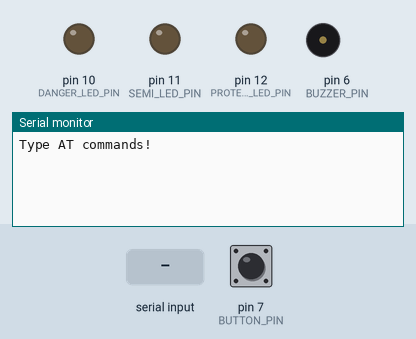
The sketch below on a simulated Arduino Uno, built with avr-gcc and run on an emulated ATmega328P. Shown: output pins drawn as LEDs (lit = HIGH), buzzer (waves = sounding, pin HIGH), the last lines printed to the serial monitor. The inputs (shaded band) are chosen by the test bench; at power-on: pin 7 (BUTTON_PIN) LOW. The board resets itself during the run and starts again.

Above: at 1.2 s.
1.3 s: "OK" received over Serial
At 1.4 s:
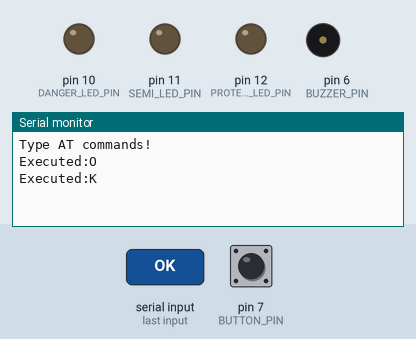
2.8 s: "OK" received over the second serial link
4.6 s: pin 7 (BUTTON_PIN) pulled HIGH for 3.2 s
At 6.7 s:
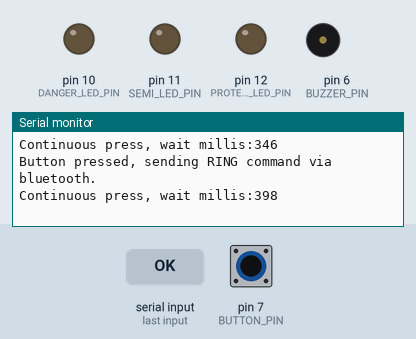
9.3 s: "RING" received over Serial
At 10.0 s:
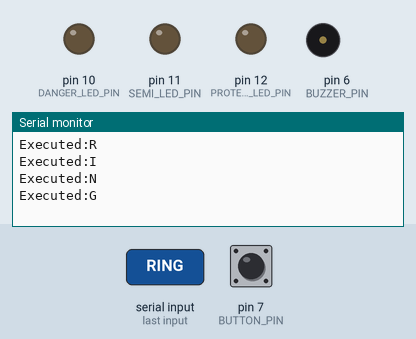
10.8 s: "RING" received over the second serial link
At 12.9 s:
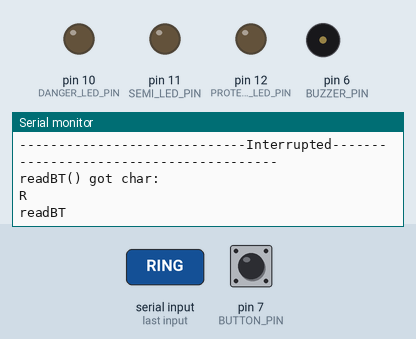
13.6 s: "SEMI" received over Serial
At 14.4 s:
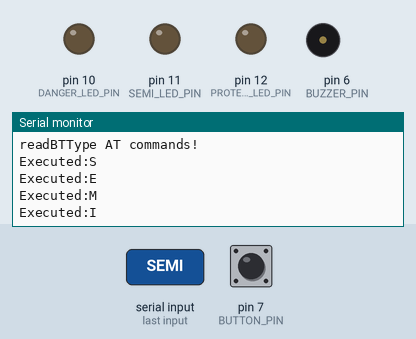
Timing chart, 0 to 16.1 s (numbered marks = the images above; inputs shaded):
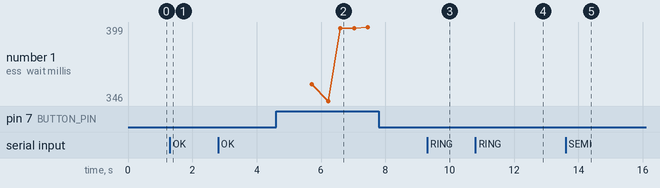

Measured:
- after the input at 1.3 s, the serial monitor: prints a new line at once (image 1)
- after the input at 4.6 s, the serial monitor: prints a new line after 1.0 s (image 2)
- after the input at 9.3 s, the serial monitor: prints a new line at once (image 3)
- after the input at 10.8 s, the serial monitor: prints a new line after 1.3 s (image 4)
- after the input at 13.6 s, the serial monitor: prints a new line at once (image 5)

The sketch:

daerduino.ino
```cpp
#include <SoftwareSerial.h>
SoftwareSerial BTSerial(4, 2); // RX, TX

#include <TimerOne.h>
typedef unsigned long Millis;

#include <avr/wdt.h>

// the pin for the red/danger led
#define DANGER_LED_PIN 10
// the pin for the red/danger led
#define SEMI_LED_PIN 11
// the pin for the red/danger led
#define PROTECTED_LED_PIN 12
// the pin that gives voltage to our buzzer.
#define BUZZER_PIN 6
// the pin that the pushbutton is attached to.
#define BUTTON_PIN 7
// button being pressed for 1 second => emergency mode.
#define EMERGENCY_DIFF_MILLIS 1000
#define BT_TIMEOUT_MILLIS 50
#define INTERRUPT_FREQUENCY_MICROS 1500000
#define RING_SENT_FREQUENCY_MILLIS 400

typedef enum {STATE_OFF, STATE_PROTECTED, STATE_SEMI, STATE_DANGER} State;
volatile State currentState;
volatile bool playRing = false;

void setup() {
    // Open serial communications:
    Serial.begin(9600);
    Serial.println("Type AT commands!");
    pinMode(BUTTON_PIN, INPUT);
    pinMode(BUZZER_PIN, OUTPUT);
    // define led pins as output.
    pinMode(DANGER_LED_PIN, OUTPUT);
    pinMode(SEMI_LED_PIN, OUTPUT);
    pinMode(PROTECTED_LED_PIN, OUTPUT);

    Timer1.initialize(INTERRUPT_FREQUENCY_MICROS);
    Timer1.attachInterrupt(interruptBluetooth);

    // The HC-06 defaults to 9600 according to the datasheet.
    BTSerial.begin(9600);
    // Enable WDT
    wdt_enable(WDTO_1S);
}

bool emergencyButtonPressed() {
    static Millis startTime;
    static bool buttonWasBeingPressed = false;
    if (!buttonWasBeingPressed) startTime = millis();
    buttonWasBeingPressed = (digitalRead(BUTTON_PIN) == HIGH);
    return buttonWasBeingPressed && (millis() - startTime > EMERGENCY_DIFF_MILLIS);
}

bool checkBT() {
    if (BTSerial.available()) {
        return true;
    } else {
        delay(10);  // wait for small timeout
        return BTSerial.available();
    }
}

String readBT() {
    String response = "";
    Millis currentTime = millis();
    while (true) { // While there is more to be read, keep reading.
        if (checkBT()) {
            char c = (char)BTSerial.read();
            if (c == ';') return response;
            Serial.println("readBT() got char:");
            Serial.println(c);
            response += c;
            if (response == "OK") return response;
            currentTime = millis();
        } else if (millis() - currentTime > BT_TIMEOUT_MILLIS) {
            Serial.println("readBT() timed-out. Current response:");
            Serial.println(response);
            return "";
        }
    }
}

String readBTNonBlocking() {
    String response = "";
    while (checkBT()) { // While there is more to be read, keep reading.
        response += (char)BTSerial.read();
    }
    return response;
}

void interruptBluetooth() {
    // interrupt was called
    Serial.println("-----------------------------Interrupted----------------------------------------");
    // Read received data if available.
    noInterrupts();
    BTSerial.write("C");
    while (checkBT()) {
        String command = readBT();
        Serial.println("Received command:");
        Serial.println(command);
        if (command == "RING") {
            playRing = true;
        } else if (command == "SEMI") {
            currentState = STATE_SEMI;
        } else if (command == "POFF") {
            currentState = STATE_OFF;
        } else if (command == "RSTOP") {
            playRing = false;
        } else if (command == "PON") {
            currentState = STATE_PROTECTED;
        } else if (command == "DANG") {
            currentState = STATE_DANGER;
        } else {
            // dont' respond.
            continue;
        }
        BTSerial.write("OK");
    }
    Serial.println("--------------------------------------------------------------------------------");
    interrupts();
}

bool alarmShouldPlay() {
    return playRing || (currentState == STATE_DANGER);
}


#define BOOL_TO_PIN(x) ((x) ? HIGH : LOW)
void updateLEDs() {
    digitalWrite(DANGER_LED_PIN, BOOL_TO_PIN(currentState == STATE_DANGER));
    digitalWrite(SEMI_LED_PIN, BOOL_TO_PIN(currentState == STATE_SEMI));
    digitalWrite(PROTECTED_LED_PIN, BOOL_TO_PIN(currentState == STATE_PROTECTED));
}

Millis lastTimeRingWasSent = 0;
void loop() {
    // Reset WDT
    wdt_reset();
    updateLEDs();

    // Read user input if available.
    if (alarmShouldPlay()) sing();
    while (Serial.available()) {
        delay(10); // The delay is necessary to get this working!
        char c = Serial.read();
        BTSerial.write(c);
        Serial.print("Executed:");
        Serial.println(c);
    }

    if (emergencyButtonPressed()) {
        // Send emergency here.
        Serial.println("Button pressed, sending RING command via bluetooth.");
        Millis diff = millis() - lastTimeRingWasSent;
        Millis timeToWait = (diff > RING_SENT_FREQUENCY_MILLIS) ? 0 : RING_SENT_FREQUENCY_MILLIS -  diff;
        if (timeToWait) {
            Serial.print("Continuous press, wait millis:");
            Serial.println(timeToWait);
            delay(timeToWait);
        }
        lastTimeRingWasSent = millis();
        noInterrupts();
        BTSerial.write("RING");
        interrupts();
    }
}
```

supermario.ino
```cpp
/*
  Arduino Mario Bros Tunes
  With Piezo Buzzer and PWM

  Connect the positive side of the Buzzer to pin 3,
  then the negative side to a 1k ohm resistor. Connect
  the other side of the 1 k ohm resistor to
  ground(GND) pin on the Arduino.

  by: Dipto Pratyaksa
  last updated: 31/3/13
*/

/*************************************************
 * Public Constants
 *************************************************/
#include <avr/wdt.h>
#define NOTE_B0  31
#define NOTE_C1  33
#define NOTE_CS1 35
#define NOTE_D1  37
#define NOTE_DS1 39
#define NOTE_E1  41
#define NOTE_F1  44
#define NOTE_FS1 46
#define NOTE_G1  49
#define NOTE_GS1 52
#define NOTE_A1  55
#define NOTE_AS1 58
#define NOTE_B1  62
#define NOTE_C2  65
#define NOTE_CS2 69
#define NOTE_D2  73
#define NOTE_DS2 78
#define NOTE_E2  82
#define NOTE_F2  87
#define NOTE_FS2 93
#define NOTE_G2  98
#define NOTE_GS2 104
#define NOTE_A2  110
#define NOTE_AS2 117
#define NOTE_B2  123
#define NOTE_C3  131
#define NOTE_CS3 139
#define NOTE_D3  147
#define NOTE_DS3 156
#define NOTE_E3  165
#define NOTE_F3  175
#define NOTE_FS3 185
#define NOTE_G3  196
#define NOTE_GS3 208
#define NOTE_A3  220
#define NOTE_AS3 233
#define NOTE_B3  247
#define NOTE_C4  262
#define NOTE_CS4 277
#define NOTE_D4  294
#define NOTE_DS4 311
#define NOTE_E4  330
#define NOTE_F4  349
#define NOTE_FS4 370
#define NOTE_G4  392
#define NOTE_GS4 415
#define NOTE_A4  440
#define NOTE_AS4 466
#define NOTE_B4  494
#define NOTE_C5  523
#define NOTE_CS5 554
#define NOTE_D5  587
#define NOTE_DS5 622
#define NOTE_E5  659
#define NOTE_F5  698
#define NOTE_FS5 740
#define NOTE_G5  784
#define NOTE_GS5 831
#define NOTE_A5  880
#define NOTE_AS5 932
#define NOTE_B5  988
#define NOTE_C6  1047
#define NOTE_CS6 1109
#define NOTE_D6  1175
#define NOTE_DS6 1245
#define NOTE_E6  1319
#define NOTE_F6  1397
#define NOTE_FS6 1480
#define NOTE_G6  1568
#define NOTE_GS6 1661
#define NOTE_A6  1760
#define NOTE_AS6 1865
#define NOTE_B6  1976
#define NOTE_C7  2093
#define NOTE_CS7 2217
#define NOTE_D7  2349
#define NOTE_DS7 2489
#define NOTE_E7  2637
#define NOTE_F7  2794
#define NOTE_FS7 2960
#define NOTE_G7  3136
#define NOTE_GS7 3322
#define NOTE_A7  3520
#define NOTE_AS7 3729
#define NOTE_B7  3951
#define NOTE_C8  4186
#define NOTE_CS8 4435
#define NOTE_D8  4699
#define NOTE_DS8 4978

#define melodyPin 6
//Mario main theme melody
int melody[] = {
    NOTE_E7, NOTE_E7, 0, NOTE_E7,
    0, NOTE_C7, NOTE_E7, 0,
    NOTE_G7, 0, 0,  0,
    NOTE_G6, 0, 0, 0,

    NOTE_C7, 0, 0, NOTE_G6,
    0, 0, NOTE_E6, 0,
    0, NOTE_A6, 0, NOTE_B6,
    0, NOTE_AS6, NOTE_A6, 0,

    NOTE_G6, NOTE_E7, NOTE_G7,
    NOTE_A7, 0, NOTE_F7, NOTE_G7,
    0, NOTE_E7, 0, NOTE_C7,
    NOTE_D7, NOTE_B6, 0, 0,

    NOTE_C7, 0, 0, NOTE_G6,
    0, 0, NOTE_E6, 0,
    0, NOTE_A6, 0, NOTE_B6,
    0, NOTE_AS6, NOTE_A6, 0,

    NOTE_G6, NOTE_E7, NOTE_G7,
    NOTE_A7, 0, NOTE_F7, NOTE_G7,
    0, NOTE_E7, 0, NOTE_C7,
    NOTE_D7, NOTE_B6, 0, 0
};
//Mario main them tempo
int tempo[] = {
    12, 12, 12, 12,
    12, 12, 12, 12,
    12, 12, 12, 12,
    12, 12, 12, 12,

    12, 12, 12, 12,
    12, 12, 12, 12,
    12, 12, 12, 12,
    12, 12, 12, 12,

    9, 9, 9,
    12, 12, 12, 12,
    12, 12, 12, 12,
    12, 12, 12, 12,

    12, 12, 12, 12,
    12, 12, 12, 12,
    12, 12, 12, 12,
    12, 12, 12, 12,

    9, 9, 9,
    12, 12, 12, 12,
    12, 12, 12, 12,
    12, 12, 12, 12,
};

void sing(void) {
    // iterate over the notes of the melody:

    int size = sizeof(melody) / sizeof(int);
    for (int thisNote = 0; thisNote < size; thisNote++) {
        // to calculate the note duration, take one second
        // divided by the note type.
        //e.g. quarter note = 1000 / 4, eighth note = 1000/8, etc.
        if (!alarmShouldPlay()) return;  // stop sound immediately.
        wdt_reset();
        int noteDuration = 1000 / tempo[thisNote];

        mybuzz(melodyPin, melody[thisNote], noteDuration);

        // to distinguish the notes, set a minimum time between them.
        // the note's duration + 30% seems to work well:
        int pauseBetweenNotes = noteDuration * 1.30;
        delay(pauseBetweenNotes);

        // stop the tone playing:
        mybuzz(melodyPin, 0, noteDuration);

    }
}

void mybuzz(int targetPin, long frequency, long length) {
    long delayValue = 1000000 / frequency / 2; // calculate the delay value between transitions
    //// 1 second's worth of microseconds, divided by the frequency, then split in half since
    //// there are two phases to each cycle
    long numCycles = frequency * length / 1000; // calculate the number of cycles for proper timing
    //// multiply frequency, which is really cycles per second, by the number of seconds to
    //// get the total number of cycles to produce
    for (long i = 0; i < numCycles; i++) { // for the calculated length of time...
        digitalWrite(targetPin, HIGH); // write the buzzer pin high to push out the diaphram
        delayMicroseconds(delayValue); // wait for the calculated delay value
        digitalWrite(targetPin, LOW); // write the buzzer pin low to pull back the diaphram
        delayMicroseconds(delayValue); // wait again or the calculated delay value
    }
}
```
